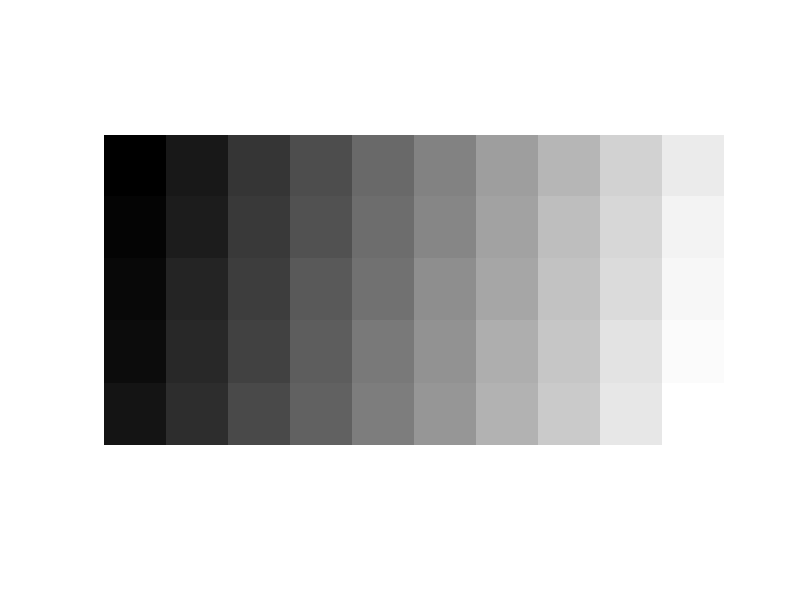

Write the MATLAB code that produced this figure.
function resulting_image = fifty_shades_of_gray()
    resulting_image = zeros(480,960);
    values = linspace(0,1,50);
    for col = 1:10
        for row = 1:5
            resulting_image((row-1)*96 + 1:(row-1)*96 + 96 , ...
                (col-1)*96 + 1:(col-1)*96 + 96 ) = values(row + (col-1)*5 );
        end
    end
    imshow(resulting_image);
end

function test_fifty_shades()
    
end